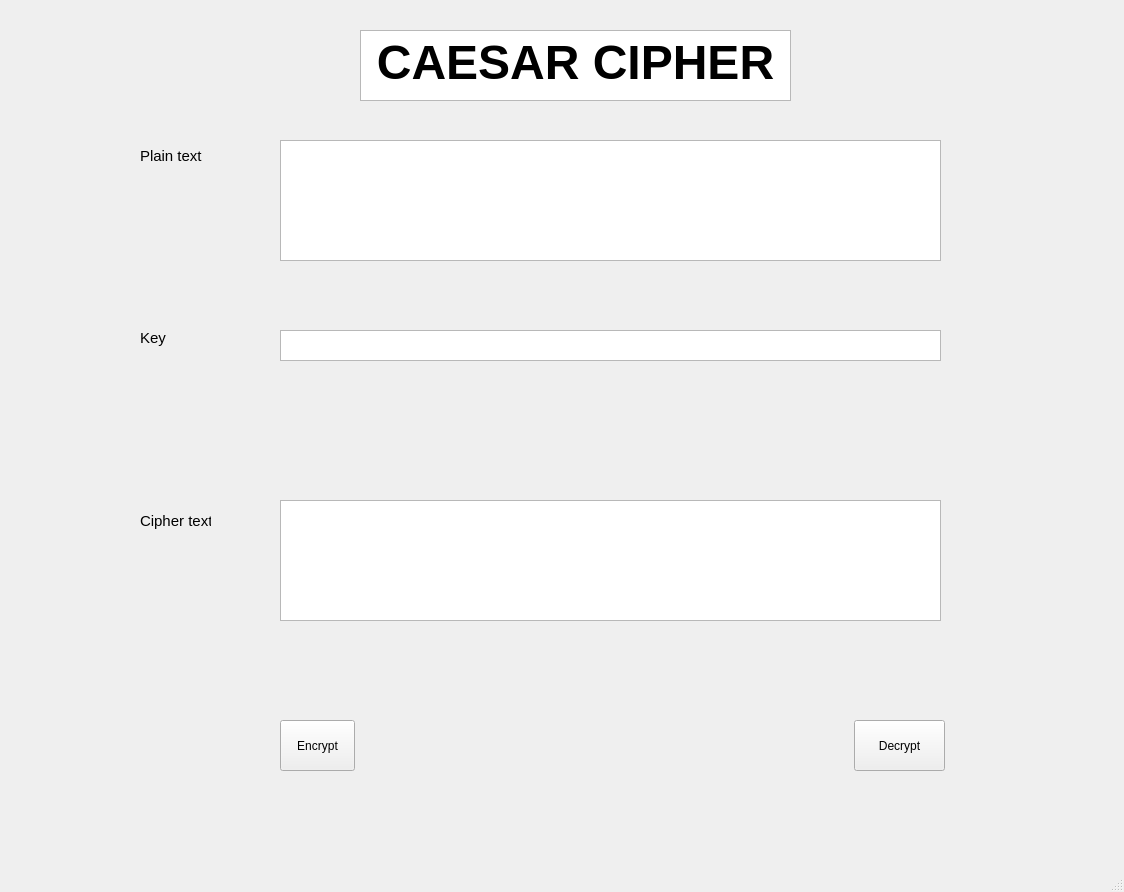
<?xml version="1.0" encoding="UTF-8"?>
<ui version="4.0">
 <class>MainWindow</class>
 <widget class="QMainWindow" name="MainWindow">
  <property name="geometry">
   <rect>
    <x>0</x>
    <y>0</y>
    <width>1124</width>
    <height>892</height>
   </rect>
  </property>
  <property name="windowTitle">
   <string>MainWindow</string>
  </property>
  <widget class="QWidget" name="centralwidget">
   <widget class="QLabel" name="label">
    <property name="geometry">
     <rect>
      <x>140</x>
      <y>140</y>
      <width>81</width>
      <height>31</height>
     </rect>
    </property>
    <property name="font">
     <font>
      <pointsize>11</pointsize>
     </font>
    </property>
    <property name="text">
     <string>Plain text</string>
    </property>
   </widget>
   <widget class="QLabel" name="label_2">
    <property name="geometry">
     <rect>
      <x>140</x>
      <y>330</y>
      <width>91</width>
      <height>16</height>
     </rect>
    </property>
    <property name="font">
     <font>
      <pointsize>11</pointsize>
     </font>
    </property>
    <property name="text">
     <string>Key</string>
    </property>
   </widget>
   <widget class="QLabel" name="label_3">
    <property name="geometry">
     <rect>
      <x>140</x>
      <y>500</y>
      <width>71</width>
      <height>41</height>
     </rect>
    </property>
    <property name="font">
     <font>
      <pointsize>11</pointsize>
     </font>
    </property>
    <property name="text">
     <string>Cipher text</string>
    </property>
   </widget>
   <widget class="QTextEdit" name="txtKey">
    <property name="geometry">
     <rect>
      <x>280</x>
      <y>330</y>
      <width>661</width>
      <height>31</height>
     </rect>
    </property>
   </widget>
   <widget class="QPlainTextEdit" name="txtPlain">
    <property name="geometry">
     <rect>
      <x>280</x>
      <y>140</y>
      <width>661</width>
      <height>121</height>
     </rect>
    </property>
   </widget>
   <widget class="QPlainTextEdit" name="txtCipher">
    <property name="geometry">
     <rect>
      <x>280</x>
      <y>500</y>
      <width>661</width>
      <height>121</height>
     </rect>
    </property>
   </widget>
   <widget class="QTextEdit" name="textEdit_2">
    <property name="geometry">
     <rect>
      <x>360</x>
      <y>30</y>
      <width>431</width>
      <height>71</height>
     </rect>
    </property>
    <property name="html">
     <string>&lt;!DOCTYPE HTML PUBLIC &quot;-//W3C//DTD HTML 4.0//EN&quot; &quot;http://www.w3.org/TR/REC-html40/strict.dtd&quot;&gt;
&lt;html&gt;&lt;head&gt;&lt;meta name=&quot;qrichtext&quot; content=&quot;1&quot; /&gt;&lt;style type=&quot;text/css&quot;&gt;
p, li { white-space: pre-wrap; }
&lt;/style&gt;&lt;/head&gt;&lt;body style=&quot; font-family:'MS Shell Dlg 2'; font-size:8.25pt; font-weight:400; font-style:normal;&quot;&gt;
&lt;p align=&quot;center&quot; style=&quot; margin-top:0px; margin-bottom:0px; margin-left:0px; margin-right:0px; -qt-block-indent:0; text-indent:0px;&quot;&gt;&lt;span style=&quot; font-size:36pt; font-weight:600;&quot;&gt;CAESAR CIPHER&lt;/span&gt;&lt;/p&gt;&lt;/body&gt;&lt;/html&gt;</string>
    </property>
   </widget>
   <widget class="QPushButton" name="btnEn">
    <property name="geometry">
     <rect>
      <x>280</x>
      <y>720</y>
      <width>75</width>
      <height>51</height>
     </rect>
    </property>
    <property name="text">
     <string>Encrypt</string>
    </property>
   </widget>
   <widget class="QPushButton" name="btnDe">
    <property name="geometry">
     <rect>
      <x>854</x>
      <y>720</y>
      <width>91</width>
      <height>51</height>
     </rect>
    </property>
    <property name="text">
     <string>Decrypt</string>
    </property>
   </widget>
  </widget>
  <widget class="QMenuBar" name="menubar">
   <property name="geometry">
    <rect>
     <x>0</x>
     <y>0</y>
     <width>1124</width>
     <height>21</height>
    </rect>
   </property>
  </widget>
  <widget class="QStatusBar" name="statusbar"/>
 </widget>
 <resources/>
 <connections/>
</ui>
